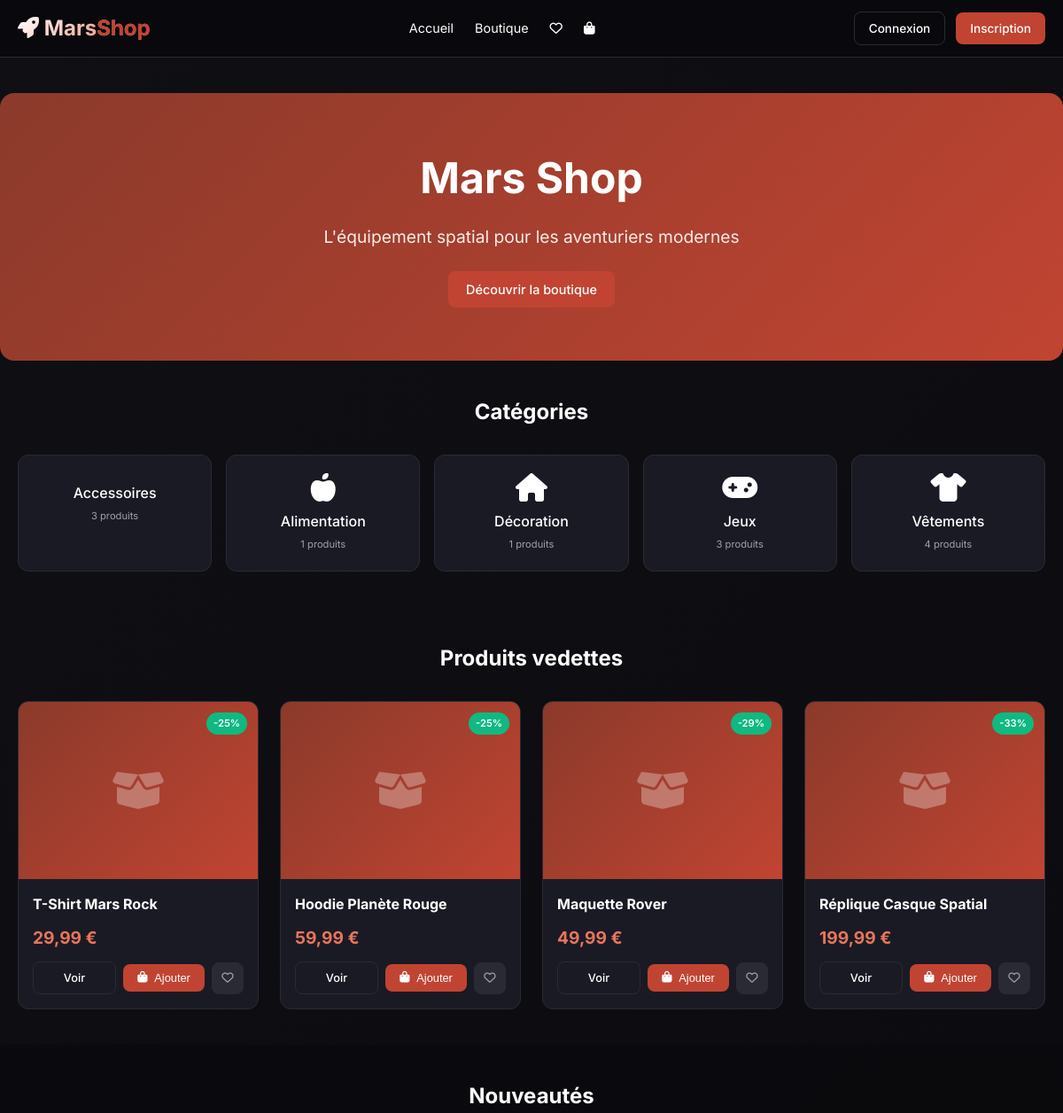
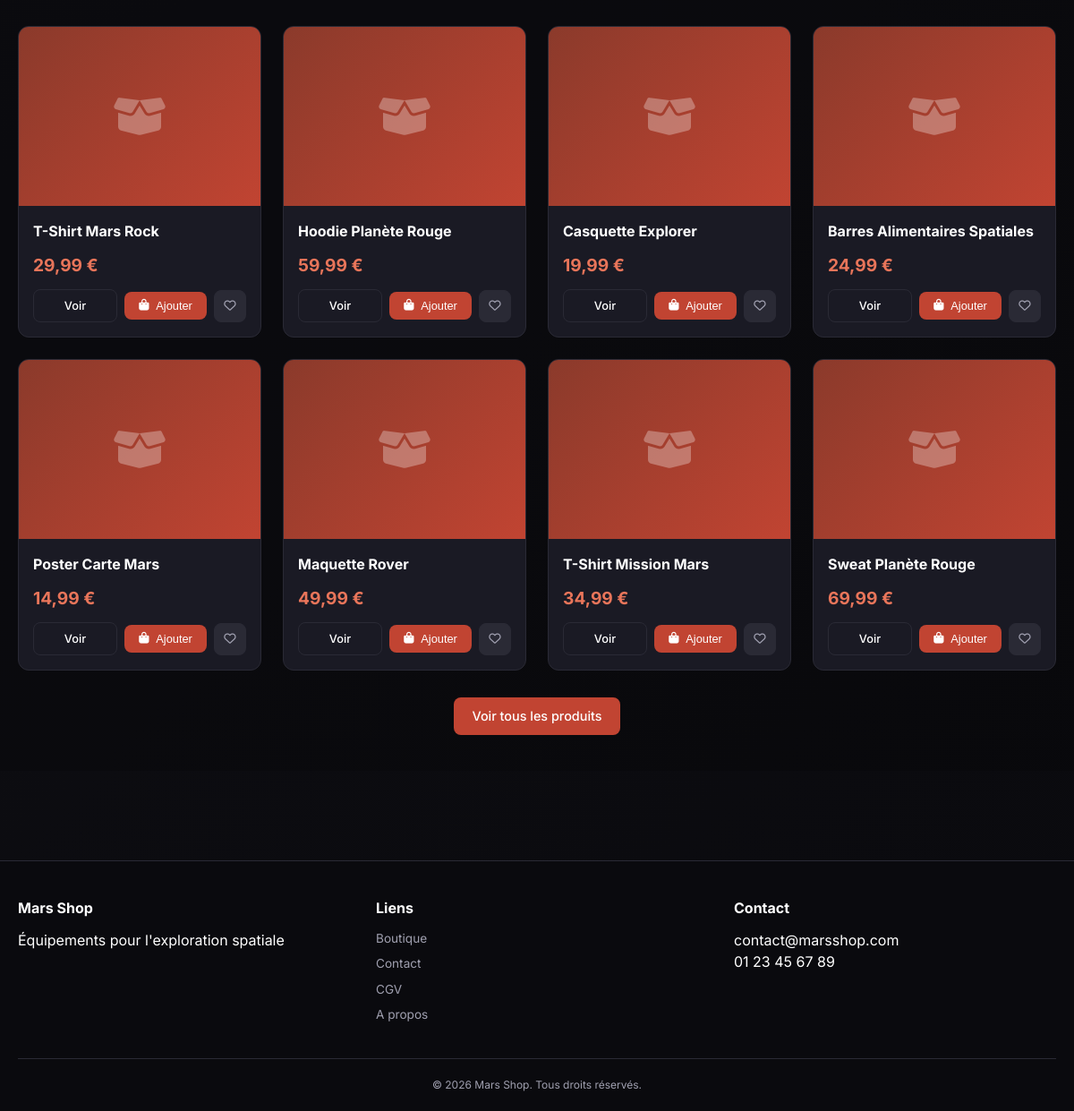
The page / on the database its author committed (2 pictures, top to bottom).
### tables this page shows
CREATE TABLE products (
    id INT AUTO_INCREMENT PRIMARY KEY,
    name VARCHAR(200) NOT NULL,
    slug VARCHAR(200) UNIQUE NOT NULL,
    description TEXT,
    short_description VARCHAR(500),
    price DECIMAL(10,2) NOT NULL,
    compare_price DECIMAL(10,2) DEFAULT NULL,
    stock INT DEFAULT 0,
    image VARCHAR(255),
    images TEXT,
    category VARCHAR(100),
    tags VARCHAR(255),
    is_featured BOOLEAN DEFAULT FALSE,
    is_active BOOLEAN DEFAULT TRUE,
    views INT DEFAULT 0,
    created_at TIMESTAMP DEFAULT CURRENT_TIMESTAMP,
    updated_at TIMESTAMP DEFAULT CURRENT_TIMESTAMP ON UPDATE CURRENT_TIMESTAMP,
    INDEX idx_category (category),
    INDEX idx_price (price),
    INDEX idx_featured (is_featured),
    FULLTEXT INDEX idx_search (name, description, category)
);

### includes/functions.php (called while the page is built, shortened)
<?php
function formatPrice(float $price): string {
    return number_format($price, 2, ',', ' ') . ' €';
}
function clean(?string $string): string {
    return htmlspecialchars($string ?? '', ENT_QUOTES, 'UTF-8');
}

### index.php (the view, shortened to what this page needs)
<?php
require_once 'includes/header.php';
require_once 'includes/functions.php';
$conn = getConnection();
$stmt = $conn->prepare("
    SELECT p.*,
           (SELECT image_path FROM product_images WHERE product_id = p.id AND is_primary = 1 LIMIT 1) as primary_image
    FROM products p
    WHERE p.is_featured = 1 AND p.is_active = 1
    ORDER BY p.created_at DESC
    LIMIT 8
");
$stmt->execute();
$featured_products = $stmt->fetchAll();
$stmt = $conn->prepare("
    SELECT p.*,
           (SELECT image_path FROM product_images WHERE product_id = p.id AND is_primary = 1 LIMIT 1) as primary_image
    FROM products p
    WHERE p.is_active = 1
    ORDER BY p.created_at DESC
    LIMIT 8
");
$stmt->execute();
$new_products = $stmt->fetchAll();
$stmt = $conn->query("SELECT DISTINCT category FROM products WHERE is_active = 1 ORDER BY category");
$categories = $stmt->fetchAll();
$category_counts = [];
foreach ($categories as $cat) {
    $stmt_count = $conn->prepare("SELECT COUNT(*) as count FROM products WHERE category = ? AND is_active = 1");
    $stmt_count->execute([$cat['category']]);
    $category_counts[$cat['category']] = $stmt_count->fetch()['count'];
}
$wishlist_ids = [];
?>
<section class="hero">
    <div class="container">
        <div class="hero-content">
            <h1>Mars Shop</h1>
            <p>L'équipement spatial pour les aventuriers modernes</p>
            <a href="shop.php" class="btn-primary">Découvrir la boutique</a>
        </div>
    </div>
</section>
<section class="categories-section">
    <div class="container">
        <h2 class="section-title">Catégories</h2>
        <div class="categories-grid">
            <?php foreach($categories as $cat): ?>
            <a href="shop.php?category=<?php echo urlencode($cat['category']); ?>" class="category-card">
                <i class="fas fa-<?php
                    echo $cat['category'] == 'Vêtements' ? 'tshirt' :
                        ($cat['category'] == 'Accessoires' ? 'watch' :
                        ($cat['category'] == 'Alimentation' ? 'apple-alt' :
                        ($cat['category'] == 'Décoration' ? 'home' : 'gamepad')));
                ?>"></i>
                <span><?php echo clean($cat['category']); ?></span>
                <small><?php echo $category_counts[$cat['category']] ?? 0; ?> produits</small>
            </a>
            <?php endforeach; ?>
        </div>
    </div>
</section>
<section class="products-section">
    <div class="container">
        <h2 class="section-title">Produits vedettes</h2>
        <?php if(count($featured_products) > 0): ?>
        <div class="products-grid">
            <?php foreach($featured_products as $product): ?>
            <div class="product-card" data-product-id="<?php echo $product['id']; ?>">
                <?php if($product['compare_price'] && $product['compare_price'] > $product['price']): ?>
                <div class="product-badge">-<?php echo round((1 - $product['price']/$product['compare_price']) * 100); ?>%</div>
                <?php endif; ?>
                <div class="product-image">
                    <?php if(!empty($product['primary_image']) && file_exists('uploads/products/' . $product['primary_image'])): ?>
                        <img src="uploads/products/<?php echo $product['primary_image']; ?>" alt="<?php echo clean($product['name']); ?>">
                    <?php elseif(!empty($product['image']) && file_exists('uploads/products/' . $product['image'])): ?>
                        <img src="uploads/products/<?php echo $product['image']; ?>" alt="<?php echo clean($product['name']); ?>">
                    <?php else: ?>
                        <i class="fas fa-box-open"></i>
                    <?php endif; ?>
                </div>
                <div class="product-info">
                    <h3><?php echo clean($product['name']); ?></h3>
                    <div class="product-price">
                        <?php echo formatPrice($product['price']); ?>
                    </div>
                    <div class="product-actions">
                        <a href="product.php?id=<?php echo $product['id']; ?>" class="btn-secondary btn-sm">Voir</a>
                        <?php if($product['stock'] > 0): ?>
                        <button class="btn-primary btn-sm add-to-cart-btn" data-product-id="<?php echo $product['id']; ?>">
                            <i class="fas fa-shopping-bag"></i> Ajouter
                        </button>
                        <?php endif; ?>
                        <button class="wishlist-btn-sm <?php echo in_array($product['id'], $wishlist_ids) ? 'active' : ''; ?>"
                                data-product-id="<?php echo $product['id']; ?>">
                            <i class="<?php echo in_array($product['id'], $wishlist_ids) ? 'fas' : 'far'; ?> fa-heart"></i>
                        </button>
                    </div>
                </div>
            </div>
            <?php endforeach; ?>
        </div>
        <?php else: ?>
        <div class="empty-state">Aucun produit vedette</div>
        <?php endif; ?>
    </div>
</section>
<section class="products-section bg-dark">
    <div class="container">
        <h2 class="section-title">Nouveautés</h2>
        <?php if(count($new_products) > 0): ?>
        <div class="products-grid">
            <?php foreach($new_products as $product): ?>
            <div class="product-card" data-product-id="<?php echo $product['id']; ?>">
                <div class="product-image">
                    <?php if(!empty($product['primary_image']) && file_exists('uploads/products/' . $product['primary_image'])): ?>
                        <img src="uploads/products/<?php echo $product['primary_image']; ?>" alt="<?php echo clean($product['name']); ?>">
                    <?php elseif(!empty($product['image']) && file_exists('uploads/products/' . $product['image'])): ?>
                        <img src="uploads/products/<?php echo $product['image']; ?>" alt="<?php echo clean($product['name']); ?>">
                    <?php else: ?>
                        <i class="fas fa-box-open"></i>
                    <?php endif; ?>
                </div>
                <div class="product-info">
                    <h3><?php echo clean($product['name']); ?></h3>
                    <div class="product-price"><?php echo formatPrice($product['price']); ?></div>
                    <div class="product-actions">
                        <a href="product.php?id=<?php echo $product['id']; ?>" class="btn-secondary btn-sm">Voir</a>
                        <?php if($product['stock'] > 0): ?>
                        <button class="btn-primary btn-sm add-to-cart-btn" data-product-id="<?php echo $product['id']; ?>">
                            <i class="fas fa-shopping-bag"></i> Ajouter
                        </button>
                        <?php endif; ?>
                        <button class="wishlist-btn-sm <?php echo in_array($product['id'], $wishlist_ids) ? 'active' : ''; ?>"
                                data-product-id="<?php echo $product['id']; ?>">
                            <i class="<?php echo in_array($product['id'], $wishlist_ids) ? 'fas' : 'far'; ?> fa-heart"></i>
                        </button>
                    </div>
                </div>
            </div>
            <?php endforeach; ?>
        </div>
        <?php else: ?>
        <div class="empty-state">Aucune nouveauté</div>
        <?php endif; ?>
        <div class="text-center" style="margin-top: 30px;">
            <a href="shop.php" class="btn-primary">Voir tous les produits</a>
        </div>
    </div>
</section>
<?php require_once 'includes/footer.php'; ?>

### assets/css/style.css (style rules this page uses)
:root { --primary: #c14432; --primary-dark: #8b3a2b; --primary-light: #e8755a; --dark: #0f0f14; --darker: #0a0a0e; --gray: #1a1a24; --gray-light: #2a2a35; --text: #ffffff; --text-muted: #a0a0b0; --border: #2a2a35; --success: #10b981; --error: #ef4444; --warning: #f59e0b; --shadow: 0 2px 8px rgba(0,0,0,0.3); --shadow-lg: 0 4px 20px rgba(0,0,0,0.4); --radius: 10px; --radius-lg: 16px; }
* { margin: 0; padding: 0; box-sizing: border-box; }
body { font-family: 'Inter', sans-serif; background: linear-gradient(135deg, var(--dark) 0%, var(--darker) 100%); color: var(--text); line-height: 1.5; min-height: 100vh; }
.container { max-width: 1280px; margin: 0 auto; padding: 0 20px; }
.btn, .btn-primary, .btn-secondary { display: inline-flex; align-items: center; justify-content: center; gap: 8px; padding: 10px 20px; border-radius: 8px; font-weight: 500; text-decoration: none; transition: all 0.2s; cursor: pointer; border: none; font-size: 0.9rem; }
.btn-primary { background: var(--primary); color: white; }
.btn-secondary { background: transparent; border: 1px solid var(--border); color: var(--text); }
.btn-sm { padding: 6px 12px; font-size: 0.8rem; }
.products-grid { display: grid; grid-template-columns: repeat(auto-fill, minmax(260px, 1fr)); gap: 24px; margin-top: 24px; }
.product-card { background: var(--gray); border-radius: var(--radius-lg); overflow: hidden; transition: transform 0.2s, box-shadow 0.2s; border: 1px solid var(--border); }
.product-image { height: 200px; background: linear-gradient(135deg, var(--primary-dark), var(--primary)); display: flex; align-items: center; justify-content: center; font-size: 3rem; position: relative; }
.product-badge { position: absolute; top: 12px; right: 12px; background: var(--success); color: white; padding: 4px 8px; border-radius: 20px; font-size: 0.7rem; font-weight: 600; }
.product-info { padding: 16px; }
.product-price { font-size: 1.3rem; font-weight: 700; color: var(--primary-light); margin: 12px 0; }
.product-actions { display: flex; gap: 8px; margin-top: 12px; }
.product-actions .btn-secondary, .product-actions .btn-primary { flex: 1; padding: 8px; font-size: 0.8rem; }

### rows shown on the page
products: (1 - $product['price']/$product['compare_price']) * 100 "25", name "T-Shirt Mars Rock", price "29,99 €"
products: (1 - $product['price']/$product['compare_price']) * 100 "25", name "Hoodie Planète Rouge", price "59,99 €"
products: (1 - $product['price']/$product['compare_price']) * 100 "29", name "Maquette Rover", price "49,99 €"
products: (1 - $product['price']/$product['compare_price']) * 100 "33", name "Réplique Casque Spatial", price "199,99 €"
products: name "Casquette Explorer", price "19,99 €"
products: name "Barres Alimentaires Spatiales", price "24,99 €"
products: name "Poster Carte Mars", price "14,99 €"
products: name "T-Shirt Mission Mars", price "34,99 €"
products: name "Sweat Planète Rouge", price "69,99 €"

### other values the page prints
$cat['category'] "Accessoires"
$category_counts[$cat['category']] "3"
$cat['category'] "Alimentation"
$category_counts[$cat['category']] "1"
$cat['category'] "Décoration"
$cat['category'] "Jeux"
$cat['category'] "Vêtements"
$category_counts[$cat['category']] "4"
